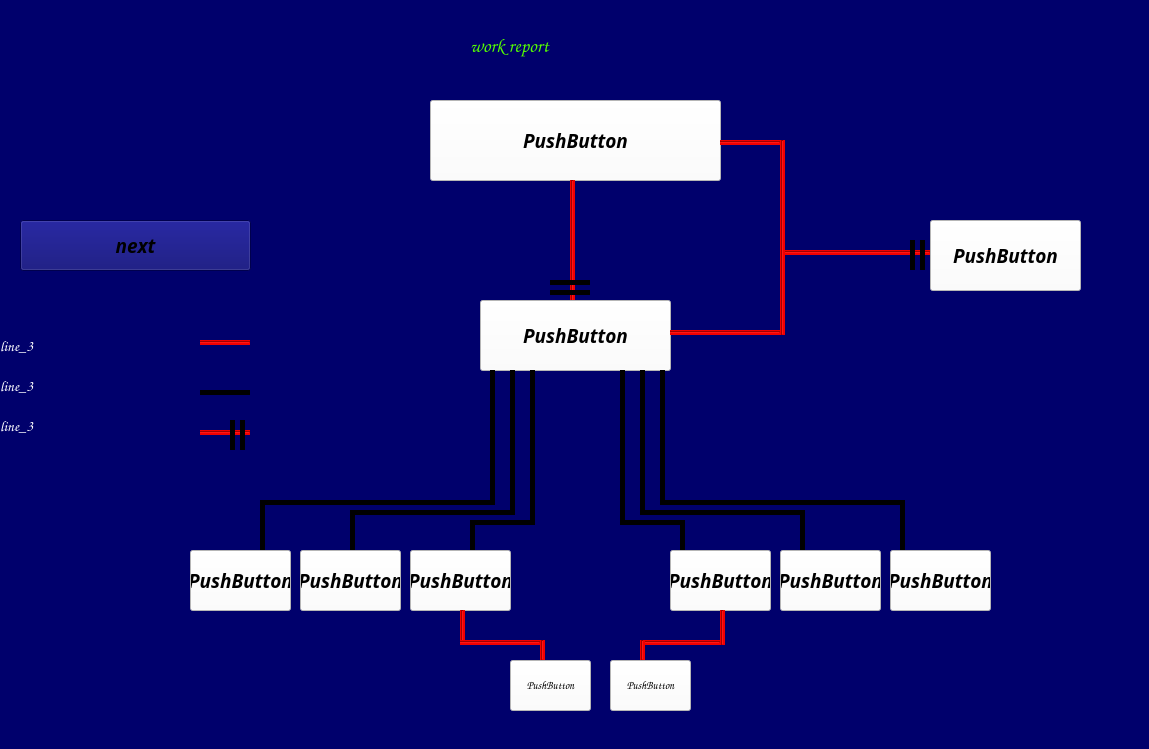
<?xml version="1.0" encoding="UTF-8"?>
<ui version="4.0">
 <class>shapeForExplanation</class>
 <widget class="QWidget" name="shapeForExplanation">
  <property name="geometry">
   <rect>
    <x>0</x>
    <y>0</y>
    <width>1149</width>
    <height>749</height>
   </rect>
  </property>
  <property name="maximumSize">
   <size>
    <width>1149</width>
    <height>749</height>
   </size>
  </property>
  <property name="font">
   <font>
    <family>Andalus</family>
    <pointsize>14</pointsize>
    <weight>75</weight>
    <italic>true</italic>
    <bold>true</bold>
   </font>
  </property>
  <property name="windowTitle">
   <string>Work Report</string>
  </property>
  <property name="styleSheet">
   <string notr="true">background-color: rgb(0, 0, 108);</string>
  </property>
  <widget class="QPushButton" name="managment">
   <property name="geometry">
    <rect>
     <x>430</x>
     <y>100</y>
     <width>291</width>
     <height>81</height>
    </rect>
   </property>
   <property name="font">
    <font>
     <family>Andalus</family>
     <pointsize>14</pointsize>
     <weight>75</weight>
     <italic>true</italic>
     <bold>true</bold>
    </font>
   </property>
   <property name="styleSheet">
    <string notr="true">background-color: rgb(255, 255, 255);</string>
   </property>
   <property name="text">
    <string>PushButton</string>
   </property>
  </widget>
  <widget class="Line" name="line_2">
   <property name="geometry">
    <rect>
     <x>570</x>
     <y>180</y>
     <width>5</width>
     <height>121</height>
    </rect>
   </property>
   <property name="styleSheet">
    <string notr="true">background-color: rgb(241, 0, 0);</string>
   </property>
   <property name="orientation">
    <enum>Qt::Vertical</enum>
   </property>
  </widget>
  <widget class="QPushButton" name="Schedular">
   <property name="geometry">
    <rect>
     <x>480</x>
     <y>300</y>
     <width>191</width>
     <height>71</height>
    </rect>
   </property>
   <property name="font">
    <font>
     <family>Andalus</family>
     <pointsize>14</pointsize>
     <weight>75</weight>
     <italic>true</italic>
     <bold>true</bold>
    </font>
   </property>
   <property name="styleSheet">
    <string notr="true">background-color: rgb(255, 255, 255);</string>
   </property>
   <property name="text">
    <string>PushButton</string>
   </property>
  </widget>
  <widget class="QPushButton" name="FCFS">
   <property name="geometry">
    <rect>
     <x>190</x>
     <y>550</y>
     <width>101</width>
     <height>61</height>
    </rect>
   </property>
   <property name="font">
    <font>
     <family>Andalus</family>
     <pointsize>14</pointsize>
     <weight>75</weight>
     <italic>true</italic>
     <bold>true</bold>
    </font>
   </property>
   <property name="styleSheet">
    <string notr="true">background-color: rgb(255, 255, 255);</string>
   </property>
   <property name="text">
    <string>PushButton</string>
   </property>
  </widget>
  <widget class="QPushButton" name="HRRN">
   <property name="geometry">
    <rect>
     <x>300</x>
     <y>550</y>
     <width>101</width>
     <height>61</height>
    </rect>
   </property>
   <property name="font">
    <font>
     <family>Andalus</family>
     <pointsize>14</pointsize>
     <weight>75</weight>
     <italic>true</italic>
     <bold>true</bold>
    </font>
   </property>
   <property name="styleSheet">
    <string notr="true">background-color: rgb(255, 255, 255);</string>
   </property>
   <property name="text">
    <string>PushButton</string>
   </property>
  </widget>
  <widget class="QPushButton" name="SPN">
   <property name="geometry">
    <rect>
     <x>670</x>
     <y>550</y>
     <width>101</width>
     <height>61</height>
    </rect>
   </property>
   <property name="font">
    <font>
     <family>Andalus</family>
     <pointsize>14</pointsize>
     <weight>75</weight>
     <italic>true</italic>
     <bold>true</bold>
    </font>
   </property>
   <property name="styleSheet">
    <string notr="true">background-color: rgb(255, 255, 255);</string>
   </property>
   <property name="text">
    <string>PushButton</string>
   </property>
  </widget>
  <widget class="QPushButton" name="SRT">
   <property name="geometry">
    <rect>
     <x>410</x>
     <y>550</y>
     <width>101</width>
     <height>61</height>
    </rect>
   </property>
   <property name="font">
    <font>
     <family>Andalus</family>
     <pointsize>14</pointsize>
     <weight>75</weight>
     <italic>true</italic>
     <bold>true</bold>
    </font>
   </property>
   <property name="styleSheet">
    <string notr="true">background-color: rgb(255, 255, 255);</string>
   </property>
   <property name="text">
    <string>PushButton</string>
   </property>
  </widget>
  <widget class="QPushButton" name="RR">
   <property name="geometry">
    <rect>
     <x>780</x>
     <y>550</y>
     <width>101</width>
     <height>61</height>
    </rect>
   </property>
   <property name="font">
    <font>
     <family>Andalus</family>
     <pointsize>14</pointsize>
     <weight>75</weight>
     <italic>true</italic>
     <bold>true</bold>
    </font>
   </property>
   <property name="styleSheet">
    <string notr="true">background-color: rgb(255, 255, 255);</string>
   </property>
   <property name="text">
    <string>PushButton</string>
   </property>
  </widget>
  <widget class="QPushButton" name="suggest">
   <property name="geometry">
    <rect>
     <x>890</x>
     <y>550</y>
     <width>101</width>
     <height>61</height>
    </rect>
   </property>
   <property name="font">
    <font>
     <family>Andalus</family>
     <pointsize>14</pointsize>
     <weight>75</weight>
     <italic>true</italic>
     <bold>true</bold>
    </font>
   </property>
   <property name="styleSheet">
    <string notr="true">background-color: rgb(255, 255, 255);</string>
   </property>
   <property name="text">
    <string>PushButton</string>
   </property>
  </widget>
  <widget class="QPushButton" name="process">
   <property name="geometry">
    <rect>
     <x>930</x>
     <y>220</y>
     <width>151</width>
     <height>71</height>
    </rect>
   </property>
   <property name="font">
    <font>
     <family>Andalus</family>
     <pointsize>14</pointsize>
     <weight>75</weight>
     <italic>true</italic>
     <bold>true</bold>
    </font>
   </property>
   <property name="styleSheet">
    <string notr="true">background-color: rgb(255, 255, 255);</string>
   </property>
   <property name="text">
    <string>PushButton</string>
   </property>
  </widget>
  <widget class="Line" name="line_5">
   <property name="geometry">
    <rect>
     <x>530</x>
     <y>370</y>
     <width>5</width>
     <height>155</height>
    </rect>
   </property>
   <property name="styleSheet">
    <string notr="true">background-color: rgb(0, 0, 0);</string>
   </property>
   <property name="orientation">
    <enum>Qt::Vertical</enum>
   </property>
  </widget>
  <widget class="Line" name="line_6">
   <property name="geometry">
    <rect>
     <x>350</x>
     <y>510</y>
     <width>160</width>
     <height>5</height>
    </rect>
   </property>
   <property name="styleSheet">
    <string notr="true">background-color: rgb(0, 0, 0);</string>
   </property>
   <property name="orientation">
    <enum>Qt::Horizontal</enum>
   </property>
  </widget>
  <widget class="Line" name="line_7">
   <property name="geometry">
    <rect>
     <x>350</x>
     <y>510</y>
     <width>5</width>
     <height>40</height>
    </rect>
   </property>
   <property name="styleSheet">
    <string notr="true">background-color: rgb(0, 0, 0);</string>
   </property>
   <property name="orientation">
    <enum>Qt::Vertical</enum>
   </property>
  </widget>
  <widget class="Line" name="line_8">
   <property name="geometry">
    <rect>
     <x>510</x>
     <y>370</y>
     <width>5</width>
     <height>145</height>
    </rect>
   </property>
   <property name="styleSheet">
    <string notr="true">background-color: rgb(0, 0, 0);</string>
   </property>
   <property name="orientation">
    <enum>Qt::Vertical</enum>
   </property>
  </widget>
  <widget class="Line" name="line_9">
   <property name="geometry">
    <rect>
     <x>260</x>
     <y>500</y>
     <width>230</width>
     <height>5</height>
    </rect>
   </property>
   <property name="styleSheet">
    <string notr="true">background-color: rgb(0, 0, 0);</string>
   </property>
   <property name="orientation">
    <enum>Qt::Horizontal</enum>
   </property>
  </widget>
  <widget class="Line" name="line_10">
   <property name="geometry">
    <rect>
     <x>260</x>
     <y>500</y>
     <width>5</width>
     <height>50</height>
    </rect>
   </property>
   <property name="styleSheet">
    <string notr="true">background-color: rgb(0, 0, 0);</string>
   </property>
   <property name="orientation">
    <enum>Qt::Vertical</enum>
   </property>
  </widget>
  <widget class="Line" name="line_11">
   <property name="geometry">
    <rect>
     <x>490</x>
     <y>370</y>
     <width>5</width>
     <height>135</height>
    </rect>
   </property>
   <property name="styleSheet">
    <string notr="true">background-color: rgb(0, 0, 0);</string>
   </property>
   <property name="orientation">
    <enum>Qt::Vertical</enum>
   </property>
  </widget>
  <widget class="Line" name="line_12">
   <property name="geometry">
    <rect>
     <x>470</x>
     <y>520</y>
     <width>60</width>
     <height>5</height>
    </rect>
   </property>
   <property name="styleSheet">
    <string notr="true">background-color: rgb(0, 0, 0);</string>
   </property>
   <property name="orientation">
    <enum>Qt::Horizontal</enum>
   </property>
  </widget>
  <widget class="Line" name="line_13">
   <property name="geometry">
    <rect>
     <x>470</x>
     <y>520</y>
     <width>5</width>
     <height>30</height>
    </rect>
   </property>
   <property name="styleSheet">
    <string notr="true">background-color: rgb(0, 0, 0);</string>
   </property>
   <property name="orientation">
    <enum>Qt::Vertical</enum>
   </property>
  </widget>
  <widget class="Line" name="line_14">
   <property name="geometry">
    <rect>
     <x>620</x>
     <y>370</y>
     <width>5</width>
     <height>155</height>
    </rect>
   </property>
   <property name="styleSheet">
    <string notr="true">background-color: rgb(0, 0, 0);</string>
   </property>
   <property name="orientation">
    <enum>Qt::Vertical</enum>
   </property>
  </widget>
  <widget class="Line" name="line_15">
   <property name="geometry">
    <rect>
     <x>620</x>
     <y>520</y>
     <width>60</width>
     <height>5</height>
    </rect>
   </property>
   <property name="styleSheet">
    <string notr="true">background-color: rgb(0, 0, 0);</string>
   </property>
   <property name="orientation">
    <enum>Qt::Horizontal</enum>
   </property>
  </widget>
  <widget class="Line" name="line_16">
   <property name="geometry">
    <rect>
     <x>680</x>
     <y>520</y>
     <width>5</width>
     <height>30</height>
    </rect>
   </property>
   <property name="styleSheet">
    <string notr="true">background-color: rgb(0, 0, 0);</string>
   </property>
   <property name="orientation">
    <enum>Qt::Vertical</enum>
   </property>
  </widget>
  <widget class="Line" name="line_17">
   <property name="geometry">
    <rect>
     <x>640</x>
     <y>370</y>
     <width>5</width>
     <height>145</height>
    </rect>
   </property>
   <property name="styleSheet">
    <string notr="true">background-color: rgb(0, 0, 0);</string>
   </property>
   <property name="orientation">
    <enum>Qt::Vertical</enum>
   </property>
  </widget>
  <widget class="Line" name="line_18">
   <property name="geometry">
    <rect>
     <x>660</x>
     <y>370</y>
     <width>5</width>
     <height>135</height>
    </rect>
   </property>
   <property name="styleSheet">
    <string notr="true">background-color: rgb(0, 0, 0);</string>
   </property>
   <property name="orientation">
    <enum>Qt::Vertical</enum>
   </property>
  </widget>
  <widget class="Line" name="line_19">
   <property name="geometry">
    <rect>
     <x>640</x>
     <y>510</y>
     <width>160</width>
     <height>5</height>
    </rect>
   </property>
   <property name="styleSheet">
    <string notr="true">background-color: rgb(0, 0, 0);</string>
   </property>
   <property name="orientation">
    <enum>Qt::Horizontal</enum>
   </property>
  </widget>
  <widget class="Line" name="line_20">
   <property name="geometry">
    <rect>
     <x>660</x>
     <y>500</y>
     <width>240</width>
     <height>5</height>
    </rect>
   </property>
   <property name="styleSheet">
    <string notr="true">background-color: rgb(0, 0, 0);</string>
   </property>
   <property name="orientation">
    <enum>Qt::Horizontal</enum>
   </property>
  </widget>
  <widget class="Line" name="line_21">
   <property name="geometry">
    <rect>
     <x>800</x>
     <y>510</y>
     <width>5</width>
     <height>40</height>
    </rect>
   </property>
   <property name="styleSheet">
    <string notr="true">background-color: rgb(0, 0, 0);</string>
   </property>
   <property name="orientation">
    <enum>Qt::Vertical</enum>
   </property>
  </widget>
  <widget class="Line" name="line_22">
   <property name="geometry">
    <rect>
     <x>900</x>
     <y>500</y>
     <width>5</width>
     <height>50</height>
    </rect>
   </property>
   <property name="styleSheet">
    <string notr="true">background-color: rgb(0, 0, 0);</string>
   </property>
   <property name="orientation">
    <enum>Qt::Vertical</enum>
   </property>
  </widget>
  <widget class="Line" name="line_23">
   <property name="geometry">
    <rect>
     <x>780</x>
     <y>250</y>
     <width>150</width>
     <height>5</height>
    </rect>
   </property>
   <property name="styleSheet">
    <string notr="true">background-color: rgb(241, 0, 0);</string>
   </property>
   <property name="orientation">
    <enum>Qt::Horizontal</enum>
   </property>
  </widget>
  <widget class="Line" name="line_24">
   <property name="geometry">
    <rect>
     <x>780</x>
     <y>140</y>
     <width>5</width>
     <height>195</height>
    </rect>
   </property>
   <property name="styleSheet">
    <string notr="true">background-color: rgb(241, 0, 0);</string>
   </property>
   <property name="orientation">
    <enum>Qt::Vertical</enum>
   </property>
  </widget>
  <widget class="Line" name="line_25">
   <property name="geometry">
    <rect>
     <x>720</x>
     <y>140</y>
     <width>60</width>
     <height>5</height>
    </rect>
   </property>
   <property name="styleSheet">
    <string notr="true">background-color: rgb(241, 0, 0);</string>
   </property>
   <property name="orientation">
    <enum>Qt::Horizontal</enum>
   </property>
  </widget>
  <widget class="Line" name="line_26">
   <property name="geometry">
    <rect>
     <x>670</x>
     <y>330</y>
     <width>110</width>
     <height>5</height>
    </rect>
   </property>
   <property name="styleSheet">
    <string notr="true">background-color: rgb(241, 0, 0);</string>
   </property>
   <property name="orientation">
    <enum>Qt::Horizontal</enum>
   </property>
  </widget>
  <widget class="Line" name="line_27">
   <property name="geometry">
    <rect>
     <x>920</x>
     <y>240</y>
     <width>5</width>
     <height>30</height>
    </rect>
   </property>
   <property name="styleSheet">
    <string notr="true">background-color: rgb(0, 0, 0);</string>
   </property>
   <property name="orientation">
    <enum>Qt::Vertical</enum>
   </property>
  </widget>
  <widget class="Line" name="line_28">
   <property name="geometry">
    <rect>
     <x>910</x>
     <y>240</y>
     <width>5</width>
     <height>30</height>
    </rect>
   </property>
   <property name="styleSheet">
    <string notr="true">background-color: rgb(0, 0, 0);</string>
   </property>
   <property name="orientation">
    <enum>Qt::Vertical</enum>
   </property>
  </widget>
  <widget class="Line" name="line_29">
   <property name="geometry">
    <rect>
     <x>550</x>
     <y>290</y>
     <width>40</width>
     <height>5</height>
    </rect>
   </property>
   <property name="styleSheet">
    <string notr="true">background-color: rgb(0, 0, 0);</string>
   </property>
   <property name="orientation">
    <enum>Qt::Horizontal</enum>
   </property>
  </widget>
  <widget class="Line" name="line_30">
   <property name="geometry">
    <rect>
     <x>550</x>
     <y>280</y>
     <width>40</width>
     <height>5</height>
    </rect>
   </property>
   <property name="styleSheet">
    <string notr="true">background-color: rgb(0, 0, 0);</string>
   </property>
   <property name="orientation">
    <enum>Qt::Horizontal</enum>
   </property>
  </widget>
  <widget class="QPushButton" name="LinkListRR">
   <property name="geometry">
    <rect>
     <x>610</x>
     <y>660</y>
     <width>81</width>
     <height>51</height>
    </rect>
   </property>
   <property name="font">
    <font>
     <family>Comic Sans MS</family>
     <pointsize>8</pointsize>
     <weight>75</weight>
     <italic>true</italic>
     <bold>true</bold>
    </font>
   </property>
   <property name="styleSheet">
    <string notr="true">background-color: rgb(255, 255, 255);</string>
   </property>
   <property name="text">
    <string>PushButton</string>
   </property>
  </widget>
  <widget class="QPushButton" name="linkListSRT">
   <property name="geometry">
    <rect>
     <x>510</x>
     <y>660</y>
     <width>81</width>
     <height>51</height>
    </rect>
   </property>
   <property name="font">
    <font>
     <family>Comic Sans MS</family>
     <pointsize>8</pointsize>
     <weight>75</weight>
     <italic>true</italic>
     <bold>true</bold>
    </font>
   </property>
   <property name="styleSheet">
    <string notr="true">background-color: rgb(255, 255, 255);</string>
   </property>
   <property name="text">
    <string>PushButton</string>
   </property>
  </widget>
  <widget class="Line" name="line_31">
   <property name="geometry">
    <rect>
     <x>640</x>
     <y>640</y>
     <width>80</width>
     <height>5</height>
    </rect>
   </property>
   <property name="styleSheet">
    <string notr="true">background-color: rgb(241, 0, 0);</string>
   </property>
   <property name="orientation">
    <enum>Qt::Horizontal</enum>
   </property>
  </widget>
  <widget class="Line" name="line_32">
   <property name="geometry">
    <rect>
     <x>720</x>
     <y>610</y>
     <width>5</width>
     <height>35</height>
    </rect>
   </property>
   <property name="styleSheet">
    <string notr="true">background-color: rgb(241, 0, 0);</string>
   </property>
   <property name="orientation">
    <enum>Qt::Vertical</enum>
   </property>
  </widget>
  <widget class="Line" name="line_33">
   <property name="geometry">
    <rect>
     <x>640</x>
     <y>640</y>
     <width>5</width>
     <height>20</height>
    </rect>
   </property>
   <property name="styleSheet">
    <string notr="true">background-color: rgb(241, 0, 0);</string>
   </property>
   <property name="orientation">
    <enum>Qt::Vertical</enum>
   </property>
  </widget>
  <widget class="Line" name="line_34">
   <property name="geometry">
    <rect>
     <x>460</x>
     <y>610</y>
     <width>5</width>
     <height>35</height>
    </rect>
   </property>
   <property name="styleSheet">
    <string notr="true">background-color: rgb(241, 0, 0);</string>
   </property>
   <property name="orientation">
    <enum>Qt::Vertical</enum>
   </property>
  </widget>
  <widget class="Line" name="line_35">
   <property name="geometry">
    <rect>
     <x>460</x>
     <y>640</y>
     <width>80</width>
     <height>5</height>
    </rect>
   </property>
   <property name="styleSheet">
    <string notr="true">background-color: rgb(241, 0, 0);</string>
   </property>
   <property name="orientation">
    <enum>Qt::Horizontal</enum>
   </property>
  </widget>
  <widget class="Line" name="line_36">
   <property name="geometry">
    <rect>
     <x>540</x>
     <y>640</y>
     <width>5</width>
     <height>20</height>
    </rect>
   </property>
   <property name="styleSheet">
    <string notr="true">background-color: rgb(241, 0, 0);</string>
   </property>
   <property name="orientation">
    <enum>Qt::Vertical</enum>
   </property>
  </widget>
  <widget class="QLabel" name="Title">
   <property name="geometry">
    <rect>
     <x>470</x>
     <y>30</y>
     <width>251</width>
     <height>31</height>
    </rect>
   </property>
   <property name="font">
    <font>
     <family>Comic Sans MS</family>
     <pointsize>14</pointsize>
     <weight>75</weight>
     <bold>true</bold>
    </font>
   </property>
   <property name="styleSheet">
    <string notr="true">color: rgb(85, 255, 0);</string>
   </property>
   <property name="text">
    <string>work report</string>
   </property>
  </widget>
  <widget class="QPushButton" name="next">
   <property name="geometry">
    <rect>
     <x>20</x>
     <y>220</y>
     <width>231</width>
     <height>51</height>
    </rect>
   </property>
   <property name="font">
    <font>
     <family>Andalus</family>
     <pointsize>14</pointsize>
     <weight>75</weight>
     <italic>true</italic>
     <bold>true</bold>
    </font>
   </property>
   <property name="styleSheet">
    <string notr="true">
QPushButton#next:hover{
	background-color: rgb(209, 69, 0);
};
background-color: rgb(255, 255, 255);</string>
   </property>
   <property name="text">
    <string>next</string>
   </property>
  </widget>
  <widget class="QLabel" name="line1">
   <property name="geometry">
    <rect>
     <x>-70</x>
     <y>110</y>
     <width>321</width>
     <height>31</height>
    </rect>
   </property>
   <property name="font">
    <font>
     <family>Comic Sans MS</family>
     <pointsize>11</pointsize>
     <weight>75</weight>
     <italic>true</italic>
     <bold>true</bold>
    </font>
   </property>
   <property name="styleSheet">
    <string notr="true">color: rgb(255, 255, 255);</string>
   </property>
   <property name="text">
    <string>line_1</string>
   </property>
  </widget>
  <widget class="QLabel" name="line2">
   <property name="geometry">
    <rect>
     <x>-70</x>
     <y>150</y>
     <width>321</width>
     <height>31</height>
    </rect>
   </property>
   <property name="font">
    <font>
     <family>Comic Sans MS</family>
     <pointsize>11</pointsize>
     <weight>75</weight>
     <italic>true</italic>
     <bold>true</bold>
    </font>
   </property>
   <property name="styleSheet">
    <string notr="true">color: rgb(255, 255, 255);</string>
   </property>
   <property name="text">
    <string>line_2</string>
   </property>
  </widget>
  <widget class="QLabel" name="line3">
   <property name="geometry">
    <rect>
     <x>0</x>
     <y>330</y>
     <width>161</width>
     <height>31</height>
    </rect>
   </property>
   <property name="font">
    <font>
     <family>Comic Sans MS</family>
     <pointsize>11</pointsize>
     <weight>75</weight>
     <italic>true</italic>
     <bold>true</bold>
    </font>
   </property>
   <property name="styleSheet">
    <string notr="true">color: rgb(255, 255, 255);</string>
   </property>
   <property name="text">
    <string>line_3</string>
   </property>
  </widget>
  <widget class="Line" name="line_37">
   <property name="geometry">
    <rect>
     <x>200</x>
     <y>340</y>
     <width>50</width>
     <height>5</height>
    </rect>
   </property>
   <property name="styleSheet">
    <string notr="true">background-color: rgb(241, 0, 0);</string>
   </property>
   <property name="orientation">
    <enum>Qt::Horizontal</enum>
   </property>
  </widget>
  <widget class="Line" name="line_38">
   <property name="geometry">
    <rect>
     <x>200</x>
     <y>390</y>
     <width>50</width>
     <height>5</height>
    </rect>
   </property>
   <property name="styleSheet">
    <string notr="true">background-color: rgb(0, 0, 0);</string>
   </property>
   <property name="orientation">
    <enum>Qt::Horizontal</enum>
   </property>
  </widget>
  <widget class="Line" name="line_39">
   <property name="geometry">
    <rect>
     <x>200</x>
     <y>430</y>
     <width>50</width>
     <height>5</height>
    </rect>
   </property>
   <property name="styleSheet">
    <string notr="true">background-color: rgb(241, 0, 0);</string>
   </property>
   <property name="orientation">
    <enum>Qt::Horizontal</enum>
   </property>
  </widget>
  <widget class="Line" name="line_40">
   <property name="geometry">
    <rect>
     <x>230</x>
     <y>420</y>
     <width>5</width>
     <height>30</height>
    </rect>
   </property>
   <property name="styleSheet">
    <string notr="true">background-color: rgb(0, 0, 0);</string>
   </property>
   <property name="orientation">
    <enum>Qt::Vertical</enum>
   </property>
  </widget>
  <widget class="Line" name="line_41">
   <property name="geometry">
    <rect>
     <x>240</x>
     <y>420</y>
     <width>5</width>
     <height>30</height>
    </rect>
   </property>
   <property name="styleSheet">
    <string notr="true">background-color: rgb(0, 0, 0);</string>
   </property>
   <property name="orientation">
    <enum>Qt::Vertical</enum>
   </property>
  </widget>
  <widget class="QLabel" name="line3_2">
   <property name="geometry">
    <rect>
     <x>0</x>
     <y>370</y>
     <width>161</width>
     <height>31</height>
    </rect>
   </property>
   <property name="font">
    <font>
     <family>Comic Sans MS</family>
     <pointsize>11</pointsize>
     <weight>75</weight>
     <italic>true</italic>
     <bold>true</bold>
    </font>
   </property>
   <property name="styleSheet">
    <string notr="true">color: rgb(255, 255, 255);</string>
   </property>
   <property name="text">
    <string>line_3</string>
   </property>
  </widget>
  <widget class="QLabel" name="line3_3">
   <property name="geometry">
    <rect>
     <x>0</x>
     <y>410</y>
     <width>161</width>
     <height>31</height>
    </rect>
   </property>
   <property name="font">
    <font>
     <family>Comic Sans MS</family>
     <pointsize>11</pointsize>
     <weight>75</weight>
     <italic>true</italic>
     <bold>true</bold>
    </font>
   </property>
   <property name="styleSheet">
    <string notr="true">color: rgb(255, 255, 255);</string>
   </property>
   <property name="text">
    <string>line_3</string>
   </property>
  </widget>
 </widget>
 <resources/>
 <connections/>
</ui>
